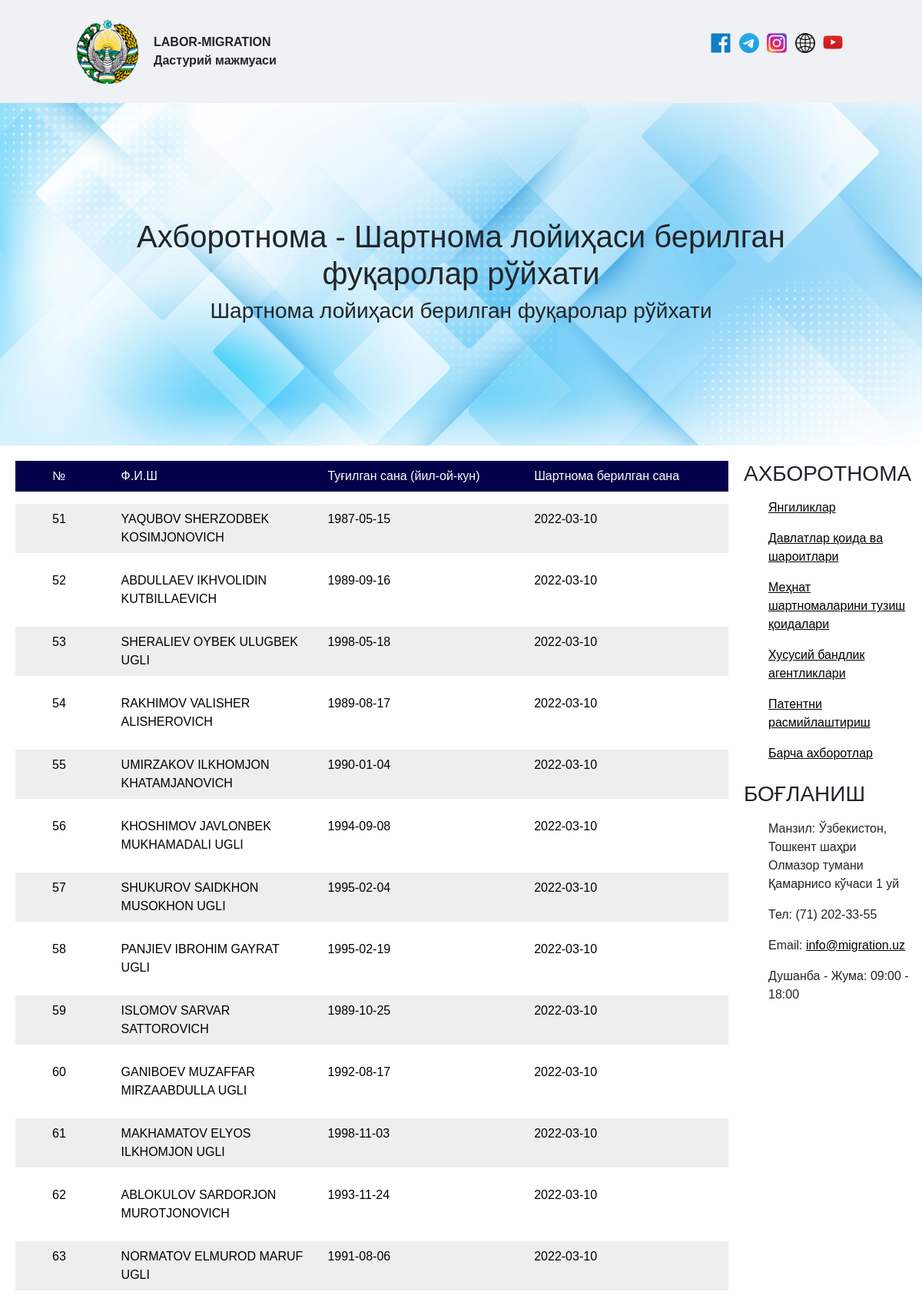
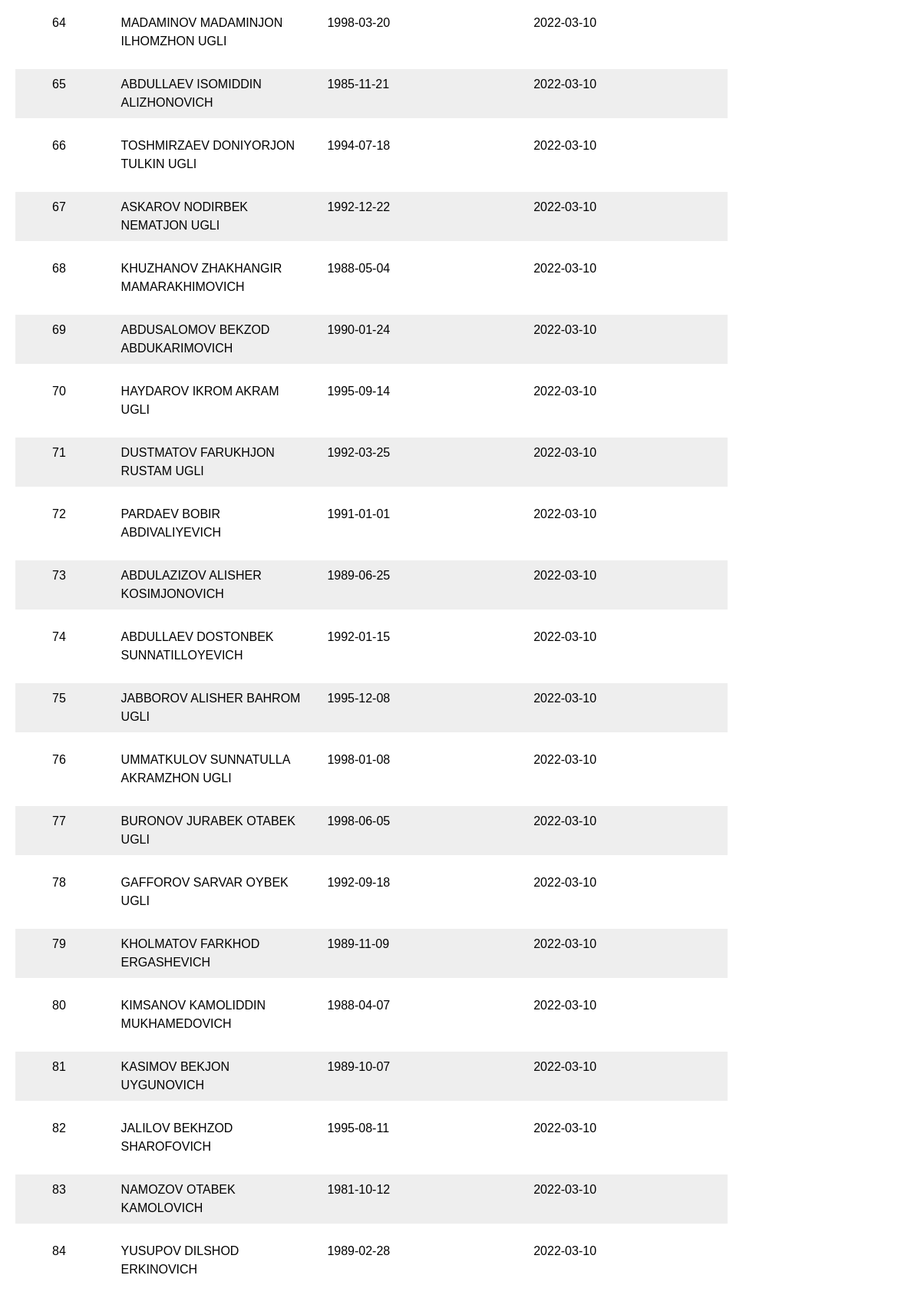
/2 (upper part), run on the app's committed database (2 pictures, top to bottom).
### models.py (models this page shows)
class People(db.Model):
   id = db.Column('person_id', db.Integer, primary_key = True)
   name = db.Column("fish", db.String(255))
   birthday = db.Column("date", db.String(100))
   date_registr = db.Column("reg_date", db.String(100), default=datetime.now)

### main.py (the view)
@app.route('/', methods=['GET'], defaults={"page": 1})
@app.route('/<int:page>', methods=['GET'])
def index(page):
    page = page
    per_page = 50
    people = People.query.paginate(page,per_page,error_out=False)
    return render_template("index.html", users=people)

### templates/index.html (shortened to what this page needs)
<!DOCTYPE html>
<html lang="en">
  <head>
    <link rel="stylesheet" type="text/css" href="{{url_for('static', filename = 'css/main.css')}}" />
    <link rel="stylesheet" type="text/css" href="{{url_for('static', filename = 'css/style.css')}}" />
    <link rel="stylesheet" type="text/css" href="{{url_for('static', filename = 'css/mediaQuery.css')}}" />
    <link href="https://cdn.jsdelivr.net/npm/bootstrap@5.2.1/dist/css/bootstrap.min.css" rel="stylesheet">
  </head>
  <body>
    <header>
      <nav>
        <div id="logo">
          <img src="{{url_for('static', filename = 'images/gerb.png')}}" alt="" />
          <div>
            <b>LABOR-MIGRATION</b>
            <b>Дастурий мажмуаси</b>
          </div>
        </div>
        <div id="social">
          <ul>
            <li id="facebook"><a href=""></a></li>
            <li id="telegramm"><a href=""></a></li>
            <li id="instagram"><a href=""></a></li>
            <li id="web-sayt"><a href=""></a></li>
            <li id="youtube"><a href=""></a></li>
          </ul>
        </div>
      </nav>
    </header>
    <div id="sarlavha">
      <h1>Ахборотнома - Шартнома лойиҳаси берилган фуқаролар рўйхати</h1>
      <h3>Шартнома лойиҳаси берилган фуқаролар рўйхати</h3>
    </div>
    <section id="main">
      <div id="pagination">
        <div id="jadval">
          <ul id="jadvaltop">
            <li>№</li>
            <li>Ф.И.Ш</li>
            <li>Туғилган сана (йил-ой-кун)</li>
            <li>Шартнома берилган сана</li>
          </ul>
          {%for user in users.items%}
          <ul id="malumot">
            <li>{{user.id}}</li>
            <li>{{user.name}}</li>
            <li>{{user.birthday}}</li>
            <li>{{user.date_registr}}</li>
          </ul>
          {%endfor%}
</div>
</div>
<div id="aside">
        <div id="axborotnoma">
          <h3>АХБОРОТНОМА</h3>
          <ul>
            <li><a href="">Янгиликлар</a></li>
            <li><a href="">Давлатлар қоида ва шароитлари</a></li>
            <li><a href="">Меҳнат шартномаларини тузиш қоидалари</a></li>
            <li><a href="">Хусусий бандлик агентликлари</a></li>
            <li><a href="">Патентни расмийлаштириш</a></li>
            <li><a href="">Барча ахборотлар</a></li>
          </ul>
        </div>
        <div id="boglanish">
          <h3>БОҒЛАНИШ</h3>
          <ul>
            <li>
              Манзил: Ўзбекистон, Тошкент шаҳри Олмазор тумани Қамарнисо кўчаси
              1 уй
            </li>
            <li>Тел: (71) 202-33-55</li>
            <li>Email: <a href="">info@migration.uz</a></li>
            <li>Душанба - Жума: 09:00 - 18:00</li>
          </ul>
        </div>
      </div>
    </section>
  </body>
</html>

### static/css/main.css (style rules this page uses)
* { padding: 0; margin: 0; box-sizing: border-box; list-style: none; text-decoration: none; font-family: "Century Gothic", sans-serif; scrollbar-width: none; scroll-behavior: smooth; transition: all 0.25s; user-select: none; }
:root { --rang1: ; --rang2: ; --rang3: ; --shrift1: ; --shrift2: ; }
body { position: relative; margin: 0; }
h1, h2, h3, h4, h5, h6 { font-family: "Arial", sans-serif; }
a:link { color: black; }
li { display: inline-block; padding: 0.5em 1em; }

### static/css/style.css (style rules this page uses)
nav { display: flex; align-items: center; justify-content: space-between; padding: 25px 100px; background-color: #eff1f4; }
#logo { display: flex; gap: 20px; }
#logo > img { width: 80px; }
#logo > div { display: flex; justify-content: center; flex-direction: column; }
#social ul li { width: 30px; height: 30px; background-position: center center; background-repeat: no-repeat; background-size: 80%; background-color: transparent; }
#social #facebook { background-image: url("../icon/facebook.png"); }
#social #telegramm { background-image: url("../icon/Telegram.png"); }
#social #instagram { background-image: url("../icon/instagram.png"); }
#social #web-sayt { background-image: url("../icon/web.png"); }
#social #youtube { background-image: url("../icon/youtube.png"); }
#sarlavha { padding: 150px 100px; text-align: center; background-image: url("../images/white-and-bright-blue-squares.jpg"); background-position: center center; background-repeat: no-repeat; background-size: cover; }
#main { display: grid; grid-template-columns: 80% 20%; padding: 20px; gap: 20px; }
#jadval { margin: 0; }
#jadval #jadvaltop { display: grid; grid-template-columns: 10% 30% 30% 30%; background-color: #030149; }
#jadval #jadvaltop li { color: white; }
#jadval #malumot { display: grid; grid-template-columns: 10% 30% 30% 30%; background-color: #eee; }
#jadval #malumot:nth-child(odd) { background-color: #fff; }
#jadval #malumot li { color: black; }
#aside #axborotnoma ul, #aside #boglanish ul { display: flex; flex-direction: column; }
#aside #axborotnoma ul li, #aside #boglanish ul li { padding-left: 0; }

### data on the page
People: id "51", name "YAQUBOV SHERZODBEK KOSIMJONOVICH", birthday "1987-05-15", date_registr "2022-03-10"
People: id "52", name "ABDULLAEV IKHVOLIDIN KUTBILLAEVICH", birthday "1989-09-16", date_registr "2022-03-10"
People: id "53", name "SHERALIEV OYBEK ULUGBEK UGLI", birthday "1998-05-18", date_registr "2022-03-10"
People: id "54", name "RAKHIMOV VALISHER ALISHEROVICH", birthday "1989-08-17", date_registr "2022-03-10"
People: id "55", name "UMIRZAKOV ILKHOMJON KHATAMJANOVICH", birthday "1990-01-04", date_registr "2022-03-10"
People: id "56", name "KHOSHIMOV JAVLONBEK MUKHAMADALI UGLI", birthday "1994-09-08", date_registr "2022-03-10"
People: id "57", name "SHUKUROV SAIDKHON MUSOKHON UGLI", birthday "1995-02-04", date_registr "2022-03-10"
People: id "58", name "PANJIEV IBROHIM GAYRAT UGLI", birthday "1995-02-19", date_registr "2022-03-10"
People: id "59", name "ISLOMOV SARVAR SATTOROVICH", birthday "1989-10-25", date_registr "2022-03-10"
People: id "60", name "GANIBOEV MUZAFFAR MIRZAABDULLA UGLI", birthday "1992-08-17", date_registr "2022-03-10"
People: id "61", name "MAKHAMATOV ELYOS ILKHOMJON UGLI", birthday "1998-11-03", date_registr "2022-03-10"
People: id "62", name "ABLOKULOV SARDORJON MUROTJONOVICH", birthday "1993-11-24", date_registr "2022-03-10"
People: id "63", name "NORMATOV ELMUROD MARUF UGLI", birthday "1991-08-06", date_registr "2022-03-10"
People: id "64", name "MADAMINOV MADAMINJON ILHOMZHON UGLI", birthday "1998-03-20", date_registr "2022-03-10"
People: id "65", name "ABDULLAEV ISOMIDDIN ALIZHONOVICH", birthday "1985-11-21", date_registr "2022-03-10"
People: id "66", name "TOSHMIRZAEV DONIYORJON TULKIN UGLI", birthday "1994-07-18", date_registr "2022-03-10"
People: id "67", name "ASKAROV NODIRBEK NEMATJON UGLI", birthday "1992-12-22", date_registr "2022-03-10"
People: id "68", name "KHUZHANOV ZHAKHANGIR MAMARAKHIMOVICH", birthday "1988-05-04", date_registr "2022-03-10"
People: id "69", name "ABDUSALOMOV BEKZOD ABDUKARIMOVICH", birthday "1990-01-24", date_registr "2022-03-10"
People: id "70", name "HAYDAROV IKROM AKRAM UGLI", birthday "1995-09-14", date_registr "2022-03-10"
People: id "71", name "DUSTMATOV FARUKHJON RUSTAM UGLI", birthday "1992-03-25", date_registr "2022-03-10"
People: id "72", name "PARDAEV BOBIR ABDIVALIYEVICH", birthday "1991-01-01", date_registr "2022-03-10"
People: id "73", name "ABDULAZIZOV ALISHER KOSIMJONOVICH", birthday "1989-06-25", date_registr "2022-03-10"
People: id "74", name "ABDULLAEV DOSTONBEK SUNNATILLOYEVICH", birthday "1992-01-15", date_registr "2022-03-10"
People: id "75", name "JABBOROV ALISHER BAHROM UGLI", birthday "1995-12-08", date_registr "2022-03-10"
People: id "76", name "UMMATKULOV SUNNATULLA AKRAMZHON UGLI", birthday "1998-01-08", date_registr "2022-03-10"
People: id "77", name "BURONOV JURABEK OTABEK UGLI", birthday "1998-06-05", date_registr "2022-03-10"
People: id "78", name "GAFFOROV SARVAR OYBEK UGLI", birthday "1992-09-18", date_registr "2022-03-10"
People: id "79", name "KHOLMATOV FARKHOD ERGASHEVICH", birthday "1989-11-09", date_registr "2022-03-10"
People: id "80", name "KIMSANOV KAMOLIDDIN MUKHAMEDOVICH", birthday "1988-04-07", date_registr "2022-03-10"
People: id "81", name "KASIMOV BEKJON UYGUNOVICH", birthday "1989-10-07", date_registr "2022-03-10"
People: id "82", name "JALILOV BEKHZOD SHAROFOVICH", birthday "1995-08-11", date_registr "2022-03-10"
People: id "83", name "NAMOZOV OTABEK KAMOLOVICH", birthday "1981-10-12", date_registr "2022-03-10"
People: id "84", name "YUSUPOV DILSHOD ERKINOVICH", birthday "1989-02-28", date_registr "2022-03-10"
